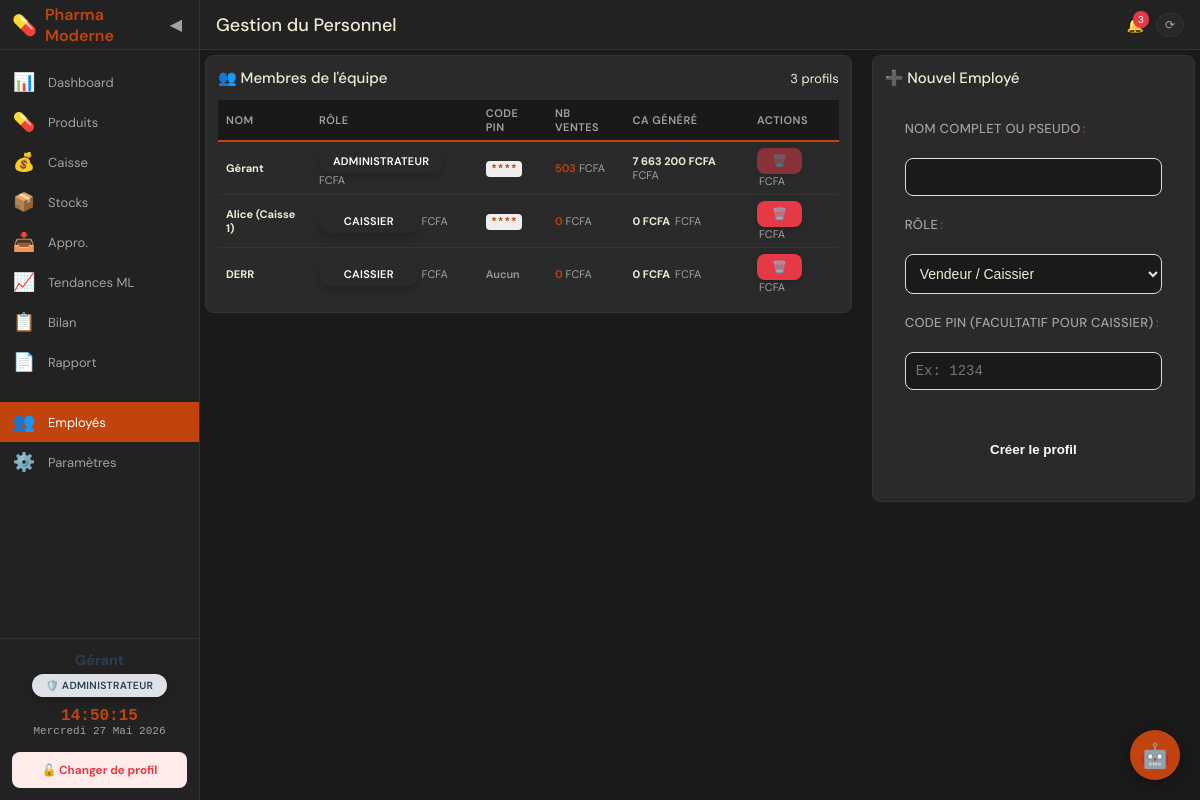
Screenshot of /admin/employes (signed in) with the database file from the repository.
### tables this page shows
CREATE TABLE utilisateurs (
            id INTEGER PRIMARY KEY AUTOINCREMENT,
            nom TEXT NOT NULL,
            role TEXT NOT NULL DEFAULT 'employe',
            code_pin TEXT,
            created_at TIMESTAMP DEFAULT CURRENT_TIMESTAMP
        );

### routes/admin.py (the view)
@admin_bp.route('/employes', methods=['GET'])
@admin_required
def employes_page():
    conn = get_db()
    cursor = conn.cursor()
    cursor.execute('''
        SELECT u.*,
               COUNT(v.id) as nb_ventes,
               COALESCE(SUM(v.quantite * v.prix_unitaire), 0) as total_vendu
        FROM utilisateurs u
        LEFT JOIN ventes v ON u.id = v.vendeur_id
        GROUP BY u.id
        ORDER BY u.role ASC, u.nom ASC
    ''')
    utilisateurs = [dict(row) for row in cursor.fetchall()]
    conn.close()
    return render_template('employes.html', utilisateurs=utilisateurs)

### app.py (called while the page is built)
@app.after_request
def add_header(response):
    response.headers['Cache-Control'] = 'no-store, no-cache, must-revalidate, post-check=0, pre-check=0, max-age=0'
    response.headers['Pragma'] = 'no-cache'
    response.headers['Expires'] = '-1'
    return response

### database.py (called while the page is built)
def get_db():
    os.makedirs(os.path.dirname(DB_PATH), exist_ok=True)
    conn = sqlite3.connect(DB_PATH)
    conn.row_factory = sqlite3.Row
    return conn

### routes/admin.py (called while the page is built)
def admin_required(f):
    from functools import wraps
    @wraps(f)
    def decorated_function(*args, **kwargs):
        if session.get('role') != 'admin':
            return redirect(url_for('index'))
        return f(*args, **kwargs)
    return decorated_function

### templates/employes.html (shortened to what this page needs)
{% extends "base.html" %}
{% block page_title %}Gestion du Personnel{% endblock %}
{% block content %}
<div class="dashboard-container">
    <div style="display: flex; gap: 20px; align-items: flex-start;">
        <div style="flex: 2;">
            <div class="table-card">
                <div class="table-header">
                    <h3>👥 Membres de l'équipe</h3>
                    <div class="table-actions">
                        <span class="badge-count">{{ utilisateurs|length }} profils</span>
                    </div>
                </div>
                <div class="table-responsive">
                    <table class="data-table">
                        <thead>
                            <tr>
                                <th>Nom</th>
                                <th>Rôle</th>
                                <th>Code PIN</th>
                                <th>Nb Ventes</th>
                                <th>CA Généré</th>
                                <th>Actions</th>
                            </tr>
                        </thead>
                        <tbody>
                            {% for u in utilisateurs %}
                            <tr>
                                <td><strong>{{ u.nom }}</strong></td>
                                <td>
                                    {% if u.role == 'admin' %}
                                    <span class="badge badge-heineken">Administrateur</span>
                                    {% else %}
                                    <span class="badge badge-castel">Caissier</span>
                                    {% endif %}
                                </td>
                                <td>
                                    {% if u.code_pin %}
                                    <span style="font-family: monospace; background: #eee; padding: 2px 5px; border-radius: 4px;">****</span>
                                    {% else %}
                                    <span style="color: #999;">Aucun</span>
                                    {% endif %}
                                </td>
                                <td>{{ u.nb_ventes }}</td>
                                <td style="color: var(--primary); font-weight: bold;">{{ '{:,}'.format(u.total_vendu).replace(',', ' ') }} FCFA</td>
                                <td>
                                    <button class="btn-action delete" onclick="supprimerEmploye({{ u.id }})" {% if session.user_id == u.id %}disabled style="opacity: 0.5; cursor: not-allowed;" title="Vous ne pouvez pas vous supprimer"{% endif %}>🗑️</button>
                                </td>
                            </tr>
                            {% endfor %}
                        </tbody>
                    </table>
                </div>
            </div>
        </div>
        <div style="flex: 1;">
            <div class="table-card">
                <div class="table-header">
                    <h3>➕ Nouvel Employé</h3>
                </div>
                <div style="padding: 20px;">
                    <form id="form-employe" onsubmit="ajouterEmploye(event)">
                        <div class="form-group">
                            <label>Nom complet ou Pseudo</label>
                            <input type="text" id="emp-nom" required style="width: 100%; padding: 10px; border: 1px solid #ddd; border-radius: 8px; margin-top: 5px;">
                        </div>
                        <div class="form-group" style="margin-top: 15px;">
                            <label>Rôle</label>
                            <select id="emp-role" style="width: 100%; padding: 10px; border: 1px solid #ddd; border-radius: 8px; margin-top: 5px;">
                                <option value="employe">Vendeur / Caissier</option>
                            </select>
                        </div>
                        <div class="form-group" style="margin-top: 15px;">
                            <label>Code PIN (Facultatif pour caissier)</label>
                            <input type="password" id="emp-pin" placeholder="Ex: 1234" maxlength="10" style="width: 100%; padding: 10px; border: 1px solid #ddd; border-radius: 8px; margin-top: 5px; font-family: monospace;">
                        </div>
                        <button type="submit" style="width: 100%; margin-top: 20px; background: var(--primary); color: white; border: none; padding: 12px; border-radius: 8px; font-weight: bold; cursor: pointer;">
                            Créer le profil
                        </button>
                    </form>
                </div>
            </div>
        </div>
    </div>
</div>
{% endblock %}

### templates/base.html (shortened to what this page needs)
<!DOCTYPE html>
<html lang="fr">
<head>
    <link rel="stylesheet" href="{{ url_for('static', filename='css/style.css') }}">
</head>
<body>
    <div class="main-wrapper">
        <aside class="sidebar" id="sidebar">
            <div class="sidebar-header">
                <div class="logo">
                    <span class="logo-icon">💊</span>
                    <span class="logo-text">Pharma Moderne</span>
                </div>
                <button class="sidebar-toggle" id="sidebar-toggle" aria-label="Toggle sidebar">
                    <span class="toggle-icon">◀</span>
                </button>
            </div>
            <nav class="sidebar-nav">
                <ul>
                    <li>
                        <a href="{{ url_for('index') }}"
                            class="nav-item {% if request.endpoint == 'index' %}active{% endif %}">
                            <span class="nav-icon">📊</span>
                            <span class="nav-text">Dashboard</span>
                        </a>
                    </li>
                    <li>
                        <a href="{{ url_for('produits_page') }}"
                            class="nav-item {% if request.endpoint == 'produits_page' %}active{% endif %}">
                            <span class="nav-icon">💊</span>
                            <span class="nav-text">Produits</span>
                        </a>
                    </li>
                    <li>
                        <a href="{{ url_for('caisse_page') }}"
                            class="nav-item {% if request.endpoint == 'caisse_page' %}active{% endif %}">
                            <span class="nav-icon">💰</span>
                            <span class="nav-text">Caisse</span>
                        </a>
                    </li>
                    <li>
                        <a href="{{ url_for('stocks_page') }}"
                            class="nav-item {% if request.endpoint == 'stocks_page' %}active{% endif %}">
                            <span class="nav-icon">📦</span>
                            <span class="nav-text">Stocks</span>
                        </a>
                    </li>
                    <li>
                        <a href="{{ url_for('appro_page') }}" class="nav-item {% if request.endpoint == 'appro_page' %}active{% endif %}">
                            <span class="nav-icon">📥</span><span class="nav-text">Appro.</span>
                        </a>
                    </li>
                    <li>
                        <a href="{{ url_for('tendances_page') }}" class="nav-item {% if request.endpoint == 'tendances_page' %}active{% endif %}">
                            <span class="nav-icon">📈</span><span class="nav-text">Tendances ML</span>
                        </a>
                    </li>
                    {% if session.get('role') == 'admin' %}
                    <li>
                        <a href="{{ url_for('bilan_page') }}" class="nav-item {% if request.endpoint == 'bilan_page' %}active{% endif %}">
                            <span class="nav-icon">📋</span><span class="nav-text">Bilan</span>
                        </a>
                    </li>
                    <li>
                        <a href="{{ url_for('rapport_page') }}" class="nav-item {% if request.endpoint == 'rapport_page' %}active{% endif %}">
                            <span class="nav-icon">📄</span><span class="nav-text">Rapport</span>
                        </a>
                    </li>
                    <li style="margin-top: 20px;">
                        <a href="{{ url_for('admin.employes_page') }}" class="nav-item {% if request.endpoint == 'admin.employes_page' %}active{% endif %}">
                            <span class="nav-icon">👥</span><span class="nav-text">Employés</span>
                        </a>
                    </li>
                    <li>
                        <a href="{{ url_for('admin.parametres_page') }}" class="nav-item {% if request.endpoint == 'admin.parametres_page' %}active{% endif %}">
                            <span class="nav-icon">⚙️</span><span class="nav-text">Paramètres</span>
                        </a>
                    </li>
                    {% endif %}
                </ul>
            </nav>
            <div class="sidebar-footer">
                <div style="text-align: center; margin-bottom: 10px;">
                    <div style="font-weight: bold; margin-bottom: 5px; color:#2c3e50; font-size: 1.1em;">
                        {{ session.get('nom', 'Utilisateur') }}
                    </div>
                    <span class="badge" style="background:#dee2e6; color:#2c3e50; font-size: 0.8em;">
                        {% if session.get('role') == 'admin' %}🛡️ Administrateur{% else %}👨‍⚕️ Vente{% endif %}
                    </span>
                </div>
                <div class="clock" id="clock">
                    <div class="clock-time" id="clock-time">--:--:--</div>
                    <div class="clock-date" id="clock-date">---</div>
                </div>
                <a href="{{ url_for('logout') }}" style="display: block; margin-top: 15px; padding: 10px; text-align: center; color: #E63946; background: #ffebe9; border-radius: 8px; text-decoration: none; font-weight: bold; font-size: 0.9em;">
                    🔓 Changer de profil
                </a>
            </div>
        </aside>
        <main class="main-content">
            <header class="top-bar">
                <div class="page-title">
                    <h1>{% block page_title %}Dashboard{% endblock %}</h1>
                </div>
                <div class="top-bar-actions">
                    <div class="alert-badge" id="alert-badge">
                        <span class="alert-icon">🔔</span>
                        <span class="alert-count" id="alert-count">0</span>
                    </div>
                    <button class="btn-refresh"
                        onclick="window.rafraichirStocks ? rafraichirStocks() : location.reload()">
                        ⟳
                    </button>
                </div>
            </header>
            <div class="content">
                {% block content %}{% endblock %}
            </div>
        </main>
    </div>
    <div class="ai-chat-bubble" id="ai-chat-bubble" title="Assistant Médical IA">
        <span>🤖</span>
    </div>
</body>
</html>

### rows the page displays
utilisateurs: get "Gérant", nom "Gérant", role "ADMINISTRATEUR", nb_ventes "503", total_vendu "7 663 200"
utilisateurs: nom "Alice (Caisse 1)", role "CAISSIER", nb_ventes "0", total_vendu "0"
utilisateurs: nom "DERR", role "CAISSIER", code_pin "Aucun", nb_ventes "0", total_vendu "0"

### other values shown
{{ utilisateurs|length }} "3"
